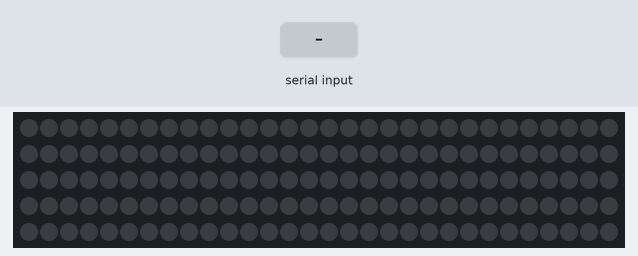
A sketch run on a simulated Arduino Uno, built with avr-gcc and run on an emulated ATmega328P. Parts: 150 RGB LEDs in strip order, left to right, continuing on the next row. Inputs (shaded band) come from the test bench.

Above: at 1.2 s.
1.3 s: "90,45\n" received over the second serial link
At 1.9 s:
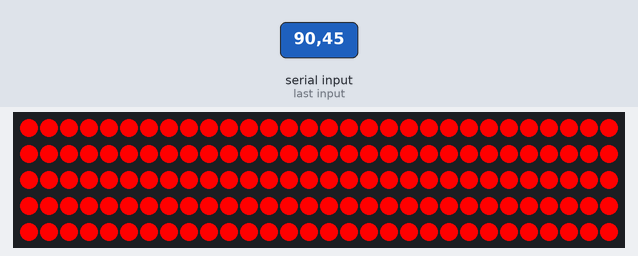
At 2.9 s:
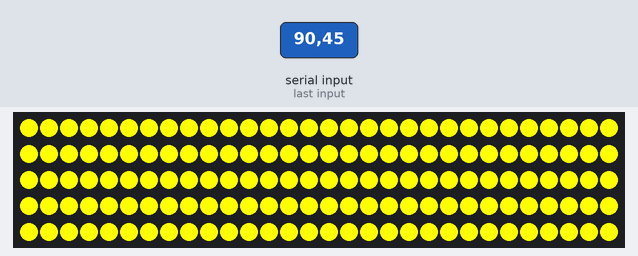
Timing chart, 0 to 4.4 s (numbered marks = the images above; inputs shaded):
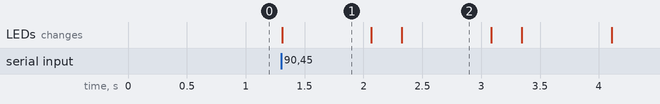

The sketch:

LED.ino
```cpp
#ifdef __AVR__
  #include <avr/power.h>
#endif

// Libraries
#include <SoftwareSerial.h>
#include <Adafruit_NeoPixel.h>

// Constants
#define ID          0
#define PIN         5
#define NUM_PX       150       //number of LEDs in the entire pixels
#define START_PX     0         // LED # where you want the LED loop to begin
#define END_PX       127       // LED # where you want the LED loop to end
#define BAND_SIZE    5         // how many LEDs are in the rotating band
#define bottomLED1  121      // first LED of the bottom LED band that player needs to jump over
#define bottomLED2  127      // last LED of the bottom LED band that player needs to jump over
#define leftLED     33
#define rightLED    94
#define bonusLED    56
#define NUM_ROUNDS   20

// Instructions
#define   BOTLED1     1
#define   BOTLED2     2
#define   GAMEOVER    3

// Global variables
Adafruit_NeoPixel pixels = Adafruit_NeoPixel(NUM_PX, PIN, NEO_GRB + NEO_KHZ800);
SoftwareSerial mySerial(10, 11);     // RX, TX
int speedx;            // delay in ms; denotes speed of LED revolution around the ring; lower means faster
int dirx;              // direction of the LED; 0 for CW, 1 for CCW
byte redpx;            // value of the Red component of RGB LED lighting
byte greenpx;          // value of the Green component of RGB LED lighting
byte bluepx;           // value of the Blue component of RGB LED lighting

// Set-up
void setup() {
  pixels.begin();                     // This initializes the NeoPixel library.
  mySerial.begin(9600);              // initialize the serial communications:
  //Serial.begin(9600);

  speedx = 500;                        // set initial speed to 25
  dirx = 0;                           // set initial direction to CW

  pixels.begin();
  setAll(0,0,0);

}

// Loop
void loop() {

  //rainbowCycle(1);

  if (mySerial.available()) {
    int n = mySerial.read() - 48; // read an integer from console and convert from ASCII to int
    //Serial.println(n);
    if (n == 4) {                 // if instruction 4 (game start) is received

      // Game Start
      setAll(255,0,0);
      delay(750);
      setAll(0,0,0);
      delay(250);
      setAll(255,255,0);
      delay(750);
      setAll(0,0,0);
      delay(250);
      setAll(0,255,0);
      delay(750);
      setAll(0,0,0);

      // Game Proper
      for(int j = 0; j < NUM_ROUNDS; j++) {
        for (int i = START_PX; i <= END_PX; i++) {
          // Waits for run-time speed instructions from game thread
          if (mySerial.available()) {
            int x = mySerial.read();
            Serial.println(x);
            mySerial.flush();
            if (x != 10) {
              x -= 48;
              switch(x){
                case 1:
                  speedx = 50;
                  break;
                case 2:
                  speedx = 20;
                  break;
                case 5:
                  speedx = 1;
                  break;
                default:
                  ;
              } // end switch
            } // end if
          } // end if

          // Set LED color for this iteration
          redpx = 150;
          greenpx = 0;
          bluepx = 0;

          // pixels.Color takes RGB values, from 0,0,0 up to 255,255,255
          // turns on LED lights and makes them go around the ring
          pixels.setPixelColor((i % (END_PX-START_PX+1)), pixels.Color(redpx,greenpx,bluepx));
          pixels.setPixelColor(((i+1) % (END_PX-START_PX+1)), pixels.Color(redpx,greenpx,bluepx));
          pixels.setPixelColor(((i+2) % (END_PX-START_PX+1)), pixels.Color(redpx,greenpx,bluepx));
          pixels.setPixelColor(((i+3) % (END_PX-START_PX+1)), pixels.Color(redpx,greenpx,bluepx));
          pixels.show(); // Show the changes made to the LED colors (above)
          delay(speedx); // dictates speed of LED rotation around the ring
          pixels.setPixelColor((i % (END_PX-START_PX+1)), pixels.Color(0,0,0));
          pixels.setPixelColor(((i+1) % (END_PX-START_PX+1)), pixels.Color(0,0,0));
          pixels.setPixelColor(((i+2) % (END_PX-START_PX+1)), pixels.Color(0,0,0));
          pixels.setPixelColor(((i+3) % (END_PX-START_PX+1)), pixels.Color(0,0,0));
          pixels.show(); // Turn the LEDs back off

          // Send signals at specific points in the LED ring
          if (i == bottomLED1) {               // bottomLED indicates the LED # that, once lit up, the player has to jump over
            sendMessage(ID, BOTLED1);              // send 00000001 if bottom LEDs are on (ID 00, instruction 000001)
          }
          if (i == bottomLED2) {
            sendMessage(ID, BOTLED2);             // send 00000010 if bottom LEDs are on (ID 00, instruction 000010)
          }

        } // end for
      } // end for

      // Game Over
      sendMessage(ID, GAMEOVER);
      for (int i = START_PX; i <= END_PX; i++) {
        pixels.setPixelColor((i % (END_PX-START_PX+1)), pixels.Color(255,0,0));
        pixels.setPixelColor(((i+1) % (END_PX-START_PX+1)), pixels.Color(255,0,0));
        pixels.setPixelColor(((i+2) % (END_PX-START_PX+1)), pixels.Color(255,0,0));
        pixels.setPixelColor(((i+3) % (END_PX-START_PX+1)), pixels.Color(255,0,0));
        pixels.show(); // Show the changes made to the LED colors (above)
      }
      delay(2000);
      setAll(0,0,0);

    } // end if (n == 4)
  } // end if (mySerial.available())
} // end loop()


void sendMessage(byte id, byte payload) {
  byte m = (id << 6) | payload;
  mySerial.println(m);
}

///////////////////////////////////////////////////////////////// NeoPixel Library Functions /////////////////////////////////////////////////////////////////////////////////////////

void showpixels() {
 #ifdef ADAFRUIT_NEOPIXEL_H
   // NeoPixel
   pixels.show();
 #endif
 #ifndef ADAFRUIT_NEOPIXEL_H
   // FastLED
   FastLED.show();
 #endif
}

void setPixel(int Pixel, byte red, byte green, byte blue) {
 #ifdef ADAFRUIT_NEOPIXEL_H
   // NeoPixel
   pixels.setPixelColor(Pixel, pixels.Color(red, green, blue));
 #endif
 #ifndef ADAFRUIT_NEOPIXEL_H
   // FastLED
   leds[Pixel].r = red;
   leds[Pixel].g = green;
   leds[Pixel].b = blue;
 #endif
}

void setAll(byte red, byte green, byte blue) {
  for(int i = 0; i < NUM_PX; i++ ) {
    setPixel(i, red, green, blue);
  }
  showpixels();
}

void rainbowCycle(int SpeedDelay) {
  byte *c;
  uint16_t i, j;

  for(j=0; j<256*5; j++) { // 5 cycles of all colors on wheel
    for(i=0; i< NUM_PX; i++) {
      c=Wheel(((i * 256 / NUM_PX) + j) & 255);
      setPixel(i, *c, *(c+1), *(c+2));
    }
    showpixels();
    delay(SpeedDelay);
  }
}

byte * Wheel(byte WheelPos) {
  static byte c[3];

  if(WheelPos < 85) {
   c[0]=WheelPos * 3;
   c[1]=255 - WheelPos * 3;
   c[2]=0;
  } else if(WheelPos < 170) {
   WheelPos -= 85;
   c[0]=255 - WheelPos * 3;
   c[1]=0;
   c[2]=WheelPos * 3;
  } else {
   WheelPos -= 170;
   c[0]=0;
   c[1]=WheelPos * 3;
   c[2]=255 - WheelPos * 3;
  }

  return c;
}
```

Measured:
- after the input at 1.3 s, the LEDs: change at once (image 1)
- what the display in image 1 shows lasts 0.8 s, from 1.3 s to 2.1 s
